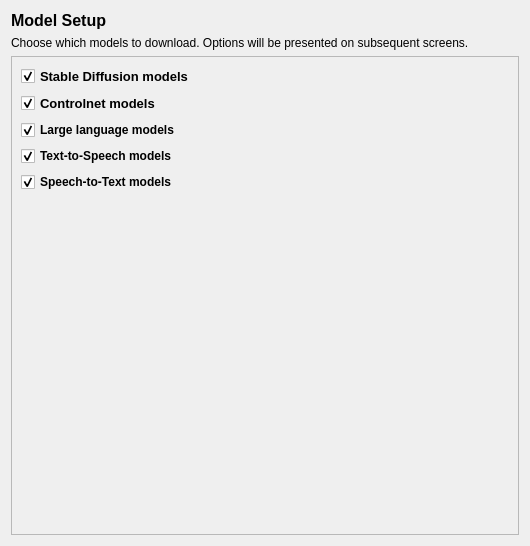
<?xml version="1.0" encoding="UTF-8"?>
<ui version="4.0">
 <class>model_setup_page</class>
 <widget class="QWidget" name="model_setup_page">
  <property name="geometry">
   <rect>
    <x>0</x>
    <y>0</y>
    <width>530</width>
    <height>546</height>
   </rect>
  </property>
  <property name="windowTitle">
   <string>Form</string>
  </property>
  <layout class="QGridLayout" name="gridLayout">
   <item row="1" column="0">
    <widget class="QLabel" name="label_2">
     <property name="text">
      <string>Choose which models to download. Options will be presented on subsequent screens.</string>
     </property>
     <property name="wordWrap">
      <bool>true</bool>
     </property>
    </widget>
   </item>
   <item row="0" column="0">
    <widget class="QLabel" name="label">
     <property name="font">
      <font>
       <pointsize>12</pointsize>
       <bold>true</bold>
      </font>
     </property>
     <property name="text">
      <string>Model Setup</string>
     </property>
    </widget>
   </item>
   <item row="2" column="0">
    <widget class="QScrollArea" name="scrollArea">
     <property name="widgetResizable">
      <bool>true</bool>
     </property>
     <widget class="QWidget" name="scrollAreaWidgetContents">
      <property name="geometry">
       <rect>
        <x>0</x>
        <y>0</y>
        <width>510</width>
        <height>475</height>
       </rect>
      </property>
      <layout class="QGridLayout" name="gridLayout_2">
       <item row="7" column="0">
        <spacer name="verticalSpacer_2">
         <property name="orientation">
          <enum>Qt::Orientation::Vertical</enum>
         </property>
         <property name="sizeHint" stdset="0">
          <size>
           <width>20</width>
           <height>40</height>
          </size>
         </property>
        </spacer>
       </item>
       <item row="4" column="0">
        <widget class="QCheckBox" name="checkBox_3">
         <property name="font">
          <font>
           <bold>true</bold>
          </font>
         </property>
         <property name="text">
          <string>Large language models</string>
         </property>
         <property name="checked">
          <bool>true</bool>
         </property>
        </widget>
       </item>
       <item row="3" column="0">
        <widget class="QCheckBox" name="checkBox">
         <property name="font">
          <font>
           <pointsize>10</pointsize>
           <bold>true</bold>
          </font>
         </property>
         <property name="text">
          <string>Controlnet models</string>
         </property>
         <property name="checked">
          <bool>true</bool>
         </property>
        </widget>
       </item>
       <item row="6" column="0">
        <widget class="QCheckBox" name="checkBox_5">
         <property name="font">
          <font>
           <bold>true</bold>
          </font>
         </property>
         <property name="text">
          <string>Speech-to-Text models</string>
         </property>
         <property name="checked">
          <bool>true</bool>
         </property>
        </widget>
       </item>
       <item row="5" column="0">
        <widget class="QCheckBox" name="checkBox_4">
         <property name="font">
          <font>
           <bold>true</bold>
          </font>
         </property>
         <property name="text">
          <string>Text-to-Speech models</string>
         </property>
         <property name="checked">
          <bool>true</bool>
         </property>
        </widget>
       </item>
       <item row="2" column="0">
        <widget class="QCheckBox" name="checkBox_2">
         <property name="font">
          <font>
           <pointsize>10</pointsize>
           <bold>true</bold>
          </font>
         </property>
         <property name="text">
          <string>Stable Diffusion models</string>
         </property>
         <property name="checked">
          <bool>true</bool>
         </property>
        </widget>
       </item>
      </layout>
     </widget>
    </widget>
   </item>
  </layout>
 </widget>
 <resources/>
 <connections>
  <connection>
   <sender>checkBox_2</sender>
   <signal>toggled(bool)</signal>
   <receiver>model_setup_page</receiver>
   <slot>toggle_download_sd_models(bool)</slot>
   <hints>
    <hint type="sourcelabel">
     <x>156</x>
     <y>80</y>
    </hint>
    <hint type="destinationlabel">
     <x>144</x>
     <y>-2</y>
    </hint>
   </hints>
  </connection>
  <connection>
   <sender>checkBox</sender>
   <signal>toggled(bool)</signal>
   <receiver>model_setup_page</receiver>
   <slot>toggle_download_controlnet_models(bool)</slot>
   <hints>
    <hint type="sourcelabel">
     <x>96</x>
     <y>108</y>
    </hint>
    <hint type="destinationlabel">
     <x>267</x>
     <y>-7</y>
    </hint>
   </hints>
  </connection>
  <connection>
   <sender>checkBox_3</sender>
   <signal>toggled(bool)</signal>
   <receiver>model_setup_page</receiver>
   <slot>toggle_download_llms(bool)</slot>
   <hints>
    <hint type="sourcelabel">
     <x>122</x>
     <y>141</y>
    </hint>
    <hint type="destinationlabel">
     <x>337</x>
     <y>5</y>
    </hint>
   </hints>
  </connection>
  <connection>
   <sender>checkBox_4</sender>
   <signal>toggled(bool)</signal>
   <receiver>model_setup_page</receiver>
   <slot>toggle_download_tts_models(bool)</slot>
   <hints>
    <hint type="sourcelabel">
     <x>157</x>
     <y>177</y>
    </hint>
    <hint type="destinationlabel">
     <x>0</x>
     <y>129</y>
    </hint>
   </hints>
  </connection>
  <connection>
   <sender>checkBox_5</sender>
   <signal>toggled(bool)</signal>
   <receiver>model_setup_page</receiver>
   <slot>toggle_download_stt_models(bool)</slot>
   <hints>
    <hint type="sourcelabel">
     <x>80</x>
     <y>199</y>
    </hint>
    <hint type="destinationlabel">
     <x>-1</x>
     <y>174</y>
    </hint>
   </hints>
  </connection>
 </connections>
 <slots>
  <slot>toggle_download_sd_models(bool)</slot>
  <slot>toggle_download_controlnet_models(bool)</slot>
  <slot>toggle_download_llms(bool)</slot>
  <slot>toggle_download_tts_models(bool)</slot>
  <slot>toggle_download_stt_models(bool)</slot>
 </slots>
</ui>
